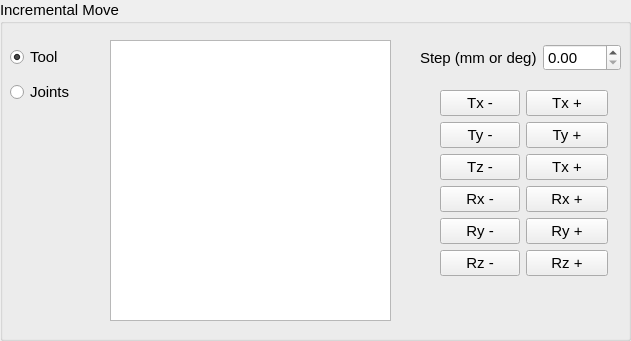
     <widget class="QGroupBox" name="groupBox_3">
      <property name="geometry">
       <rect>
        <x>20</x>
        <y>10</y>
        <width>631</width>
        <height>341</height>
       </rect>
      </property>
      <property name="font">
       <font>
        <pointsize>11</pointsize>
       </font>
      </property>
      <property name="title">
       <string>Incremental Move</string>
      </property>
      <widget class="QWidget" name="layoutWidget">
       <property name="geometry">
        <rect>
         <x>440</x>
         <y>90</y>
         <width>168</width>
         <height>224</height>
        </rect>
       </property>
       <layout class="QFormLayout" name="formLayout">
        <item row="0" column="0">
         <widget class="QPushButton" name="pushButton_Txm">
          <property name="font">
           <font>
            <pointsize>11</pointsize>
           </font>
          </property>
          <property name="text">
           <string>Tx -</string>
          </property>
         </widget>
        </item>
        <item row="0" column="1">
         <widget class="QPushButton" name="pushButton_Txp">
          <property name="font">
           <font>
            <pointsize>11</pointsize>
           </font>
          </property>
          <property name="text">
           <string>Tx +</string>
          </property>
         </widget>
        </item>
        <item row="1" column="0">
         <widget class="QPushButton" name="pushButton_Tym">
          <property name="font">
           <font>
            <pointsize>11</pointsize>
           </font>
          </property>
          <property name="text">
           <string>Ty -</string>
          </property>
         </widget>
        </item>
        <item row="1" column="1">
         <widget class="QPushButton" name="pushButton_Typ">
          <property name="font">
           <font>
            <pointsize>11</pointsize>
           </font>
          </property>
          <property name="text">
           <string>Ty +</string>
          </property>
         </widget>
        </item>
        <item row="2" column="0">
         <widget class="QPushButton" name="pushButton_Tzm">
          <property name="font">
           <font>
            <pointsize>11</pointsize>
           </font>
          </property>
          <property name="text">
           <string>Tz -</string>
          </property>
         </widget>
        </item>
        <item row="2" column="1">
         <widget class="QPushButton" name="pushButton_Tzp">
          <property name="font">
           <font>
            <pointsize>11</pointsize>
           </font>
          </property>
          <property name="text">
           <string>Tx +</string>
          </property>
         </widget>
        </item>
        <item row="3" column="0">
         <widget class="QPushButton" name="pushButton_Rxm">
          <property name="font">
           <font>
            <pointsize>11</pointsize>
           </font>
          </property>
          <property name="text">
           <string>Rx -</string>
          </property>
         </widget>
        </item>
        <item row="3" column="1">
         <widget class="QPushButton" name="pushButton_Rxp">
          <property name="font">
           <font>
            <pointsize>11</pointsize>
           </font>
          </property>
          <property name="text">
           <string>Rx +</string>
          </property>
         </widget>
        </item>
        <item row="4" column="0">
         <widget class="QPushButton" name="pushButton_Rym">
          <property name="font">
           <font>
            <pointsize>11</pointsize>
           </font>
          </property>
          <property name="text">
           <string>Ry -</string>
          </property>
         </widget>
        </item>
        <item row="4" column="1">
         <widget class="QPushButton" name="pushButton_Ryp">
          <property name="font">
           <font>
            <pointsize>11</pointsize>
           </font>
          </property>
          <property name="text">
           <string>Ry +</string>
          </property>
         </widget>
        </item>
        <item row="5" column="0">
         <widget class="QPushButton" name="pushButton_Rzm">
          <property name="font">
           <font>
            <pointsize>11</pointsize>
           </font>
          </property>
          <property name="text">
           <string>Rz -</string>
          </property>
         </widget>
        </item>
        <item row="5" column="1">
         <widget class="QPushButton" name="pushButton_Rzp">
          <property name="font">
           <font>
            <pointsize>11</pointsize>
           </font>
          </property>
          <property name="text">
           <string>Rz +</string>
          </property>
         </widget>
        </item>
       </layout>
      </widget>
      <widget class="QGraphicsView" name="graphicsView">
       <property name="geometry">
        <rect>
         <x>110</x>
         <y>40</y>
         <width>281</width>
         <height>281</height>
        </rect>
       </property>
      </widget>
      <widget class="QWidget" name="layoutWidget">
       <property name="geometry">
        <rect>
         <x>420</x>
         <y>40</y>
         <width>201</width>
         <height>35</height>
        </rect>
       </property>
       <layout class="QHBoxLayout" name="horizontalLayout">
        <item>
         <widget class="QLabel" name="label">
          <property name="font">
           <font>
            <pointsize>11</pointsize>
           </font>
          </property>
          <property name="text">
           <string>Step (mm or deg)</string>
          </property>
         </widget>
        </item>
        <item>
         <widget class="QDoubleSpinBox" name="doubleSpinBox_step">
          <property name="font">
           <font>
            <pointsize>11</pointsize>
           </font>
          </property>
         </widget>
        </item>
       </layout>
      </widget>
      <widget class="QWidget" name="layoutWidget">
       <property name="geometry">
        <rect>
         <x>10</x>
         <y>40</y>
         <width>91</width>
         <height>71</height>
        </rect>
       </property>
       <layout class="QVBoxLayout" name="verticalLayout_4">
        <item>
         <widget class="QRadioButton" name="radioButton_tool">
          <property name="text">
           <string>Tool</string>
          </property>
          <property name="checked">
           <bool>true</bool>
          </property>
         </widget>
        </item>
        <item>
         <widget class="QRadioButton" name="radioButton_joints">
          <property name="text">
           <string>Joints</string>
          </property>
         </widget>
        </item>
       </layout>
      </widget>
     </widget>
